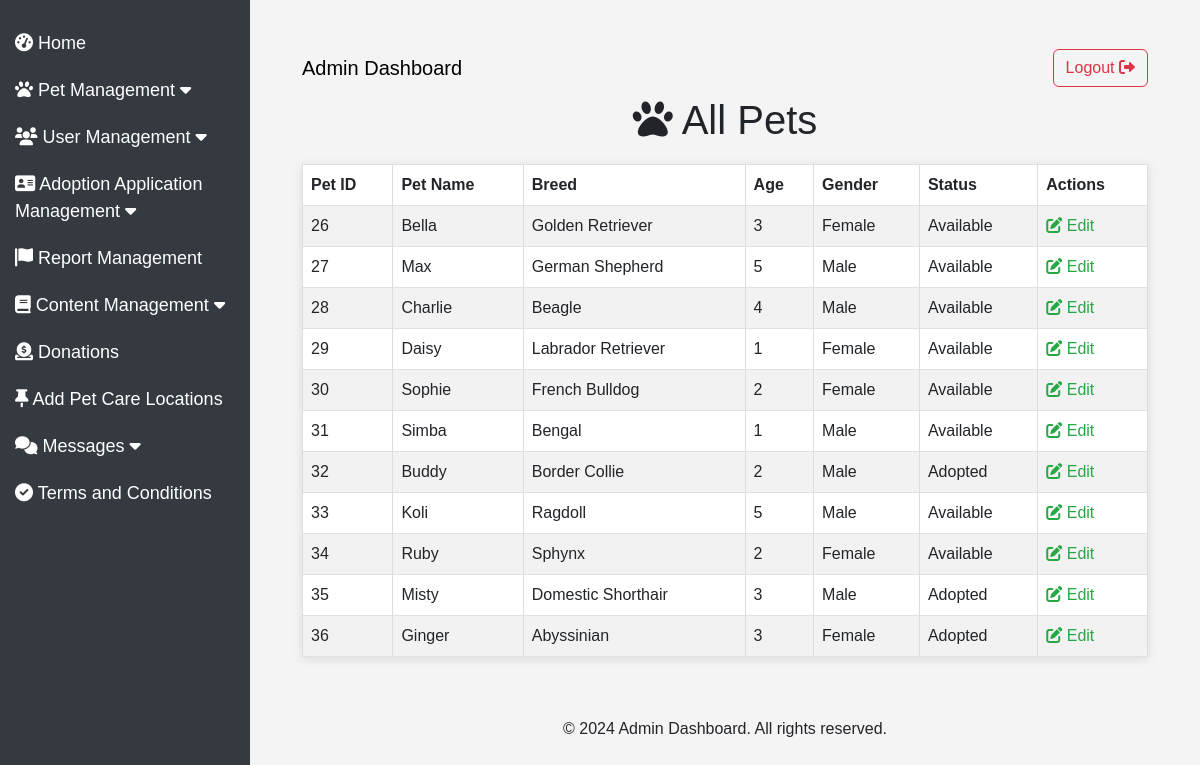
The page /Final/admin/admin_pets_list.php (signed in) on the database its author committed.
### tables this page shows
CREATE TABLE `pets` (
  `PetID` int(11) NOT NULL,
  `PetName` varchar(100) NOT NULL,
  `Species` varchar(50) DEFAULT NULL,
  `Breed` varchar(50) DEFAULT NULL,
  `Age` int(11) DEFAULT NULL,
  `Gender` enum('Male','Female') DEFAULT NULL,
  `Size` enum('Small','Medium','Large') DEFAULT NULL,
  `Color` varchar(50) DEFAULT NULL,
  `HealthStatus` varchar(255) DEFAULT NULL,
  `Description` text DEFAULT NULL,
  `ProfilePicture` varchar(255) DEFAULT NULL,
  `Location` varchar(255) DEFAULT NULL,
  `Status` enum('Available','Adopted') DEFAULT 'Available',
  `CreatedAt` timestamp NOT NULL DEFAULT current_timestamp(),
  `PetType` enum('Cat','Dog','Other') NOT NULL DEFAULT 'Dog',
  `ShelterID` int(11) DEFAULT NULL
);

### Final/admin/admin_pets_list.php (the view, shortened to what this page needs)
<?php
include 'db.php';
include('partials/header_admin.php');
try {
    $stmt = $pdo->query("SELECT * FROM pets");
    $pets = $stmt->fetchAll(PDO::FETCH_ASSOC);
} catch (PDOException $e) {
    echo "Error: " . $e->getMessage();
}
?>
<!DOCTYPE html>
<html lang="en">
<head>
</head>
<body>
    <div class="container">
        <h1><i class="fas fa-paw"></i> All Pets</h1>
        <table class="table table-striped table-bordered">
            <thead>
                <tr>
                    <th>Pet ID</th>
                    <th>Pet Name</th>
                    <th>Breed</th>
                    <th>Age</th>
                    <th>Gender</th>
                    <th>Status</th>
                    <th>Actions</th>
                </tr>
            </thead>
            <tbody>
                <?php foreach ($pets as $pet): ?>
                    <tr>
                        <td><?= htmlspecialchars($pet['PetID']) ?></td>
                        <td><?= htmlspecialchars($pet['PetName']) ?></td>
                        <td><?= htmlspecialchars($pet['Breed']) ?></td>
                        <td><?= htmlspecialchars($pet['Age']) ?></td>
                        <td><?= htmlspecialchars($pet['Gender']) ?></td>
                        <td><?= htmlspecialchars($pet['Status']) ?></td>
                        <td class="table-actions">
                            <a href="edit_pet.php?PetID=<?= $pet['PetID'] ?>"><i class="fas fa-edit"></i> Edit</a>
                        </td>
                    </tr>
                <?php endforeach; ?>
            </tbody>
        </table>
    </div>
    <?php include('partials/footer_admin.php'); ?>
</body>
</html>

### Final/admin/partials/header_admin.php (style rules this page uses)
body { display: flex; min-height: 100vh; flex-direction: column; }

### Final/admin/admin_pets_list.php (style rules this page uses)
body { font-family: Arial, sans-serif; background-color: #f4f4f4; padding: 20px; }
h1 { text-align: center; margin-bottom: 20px; }
table { width: 100%; border-collapse: collapse; background-color: #fff; box-shadow: 0 2px 10px rgba(0, 0, 0, 0.1); }
th, td { padding: 12px 15px; text-align: left; border: 1px solid #ddd; }
tr:nth-child(even) { background-color: #f9f9f9; }
.table-actions a { text-decoration: none; color: #28a745; margin-right: 10px; }
.container { max-width: 1200px; margin: 0 auto; }

### rows shown on the page
pets: PetID "26", PetName "Bella", Breed "Golden Retriever", Age "3", Gender "Female", Status "Available"
pets: PetID "27", PetName "Max", Breed "German Shepherd", Age "5", Gender "Male", Status "Available"
pets: PetID "28", PetName "Charlie", Breed "Beagle", Age "4", Gender "Male", Status "Available"
pets: PetID "29", PetName "Daisy", Breed "Labrador Retriever", Age "1", Gender "Female", Status "Available"
pets: PetID "30", PetName "Sophie", Breed "French Bulldog", Age "2", Gender "Female", Status "Available"
pets: PetID "31", PetName "Simba", Breed "Bengal", Age "1", Gender "Male", Status "Available"
pets: PetID "32", PetName "Buddy", Breed "Border Collie", Age "2", Gender "Male", Status "Adopted"
pets: PetID "33", PetName "Koli", Breed "Ragdoll", Age "5", Gender "Male", Status "Available"
pets: PetID "34", PetName "Ruby", Breed "Sphynx", Age "2", Gender "Female", Status "Available"
pets: PetID "35", PetName "Misty", Breed "Domestic Shorthair", Age "3", Gender "Male", Status "Adopted"
pets: PetID "36", PetName "Ginger", Breed "Abyssinian", Age "3", Gender "Female", Status "Adopted"
